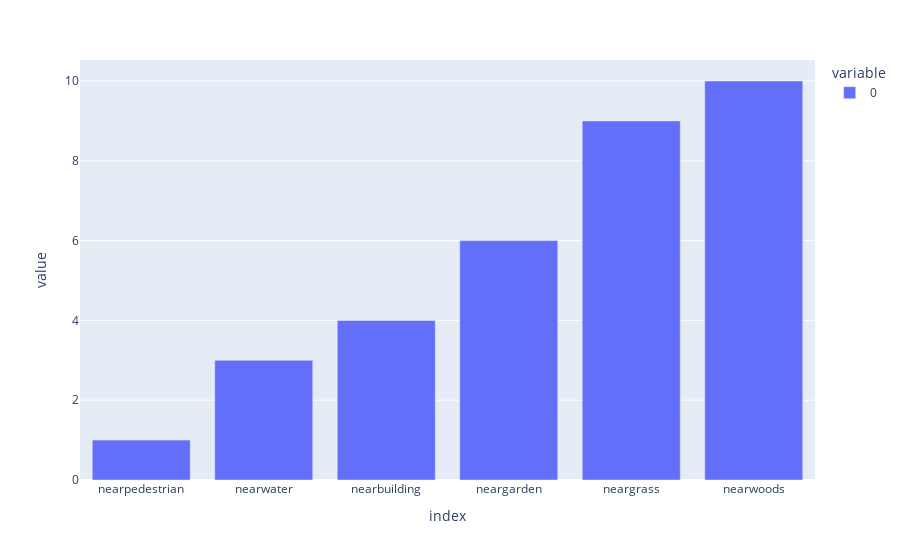

The code cell stored with this chart in its notebook:
### Code cell
# investigae three overlap count
three_fig = px.bar(three.sum().sort_values())
three_fig.show()

### Figure 1 — Plotly figure (JSON) as saved in the notebook; plotly's stock layout.template omitted (floating-point values rounded to 4 significant figures)
{"data": [{"alignmentgroup": "True", "hovertemplate": "variable=0<br>index=%{x}<br>value=%{y}<extra></extra>", "legendgroup": "0", "marker": {"color": "#636efa", "pattern": {"shape": ""}}, "name": "0", "offsetgroup": "0", "orientation": "v", "showlegend": true, "textposition": "auto", "type": "bar", "x": ["nearpedestrian", "nearwater", "nearbuilding", "neargarden", "neargrass", "nearwoods"], "xaxis": "x", "y": [1, 3, 4, 6, 9, 10], "yaxis": "y"}], "layout": {"barmode": "relative", "legend": {"title": {"text": "variable"}, "tracegroupgap": 0}, "margin": {"t": 60}, "xaxis": {"anchor": "y", "domain": [0, 1], "title": {"text": "index"}}, "yaxis": {"anchor": "x", "domain": [0, 1], "title": {"text": "value"}}}}
